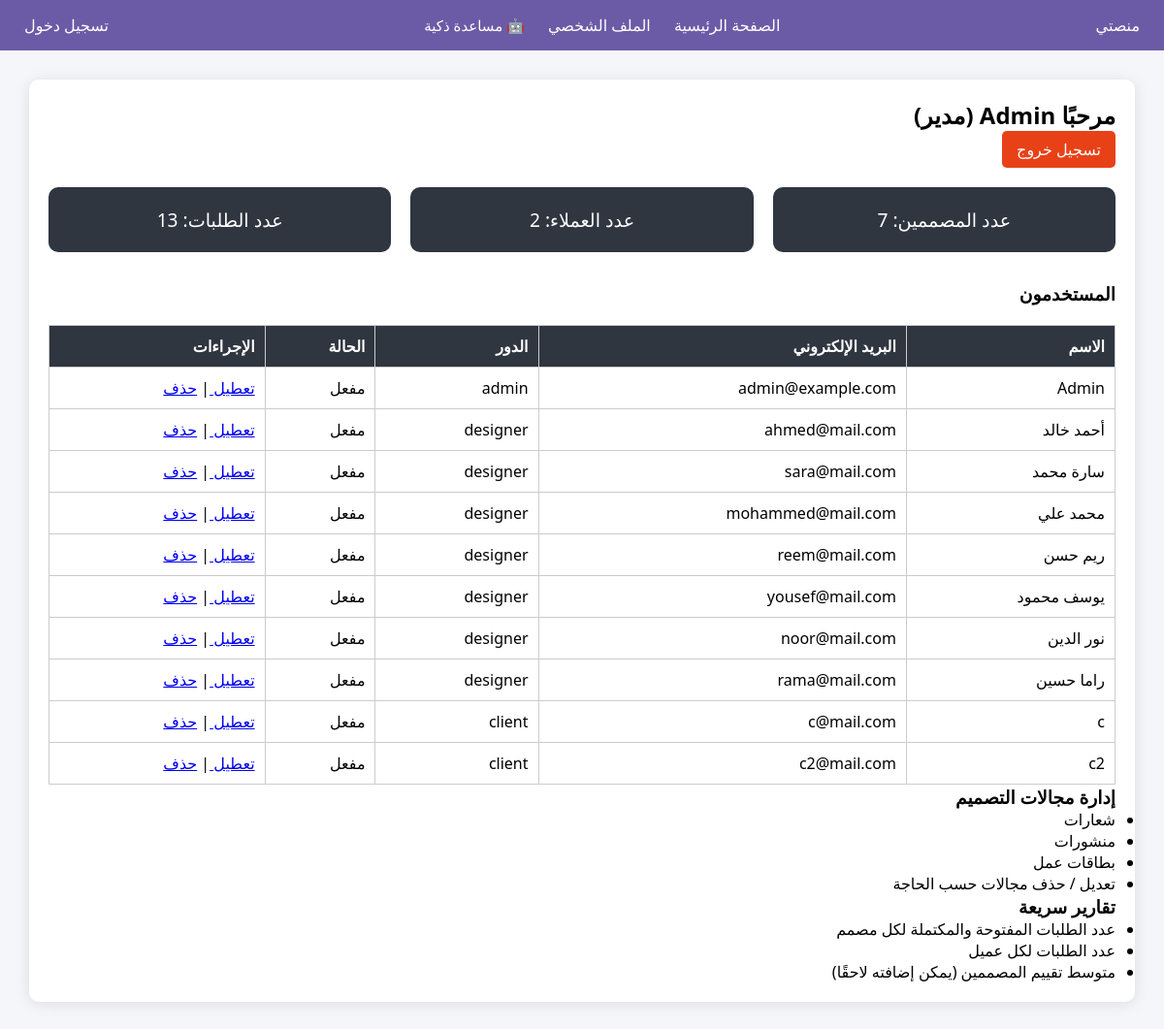
Page /admin/ (signed in) on the earlier database version.
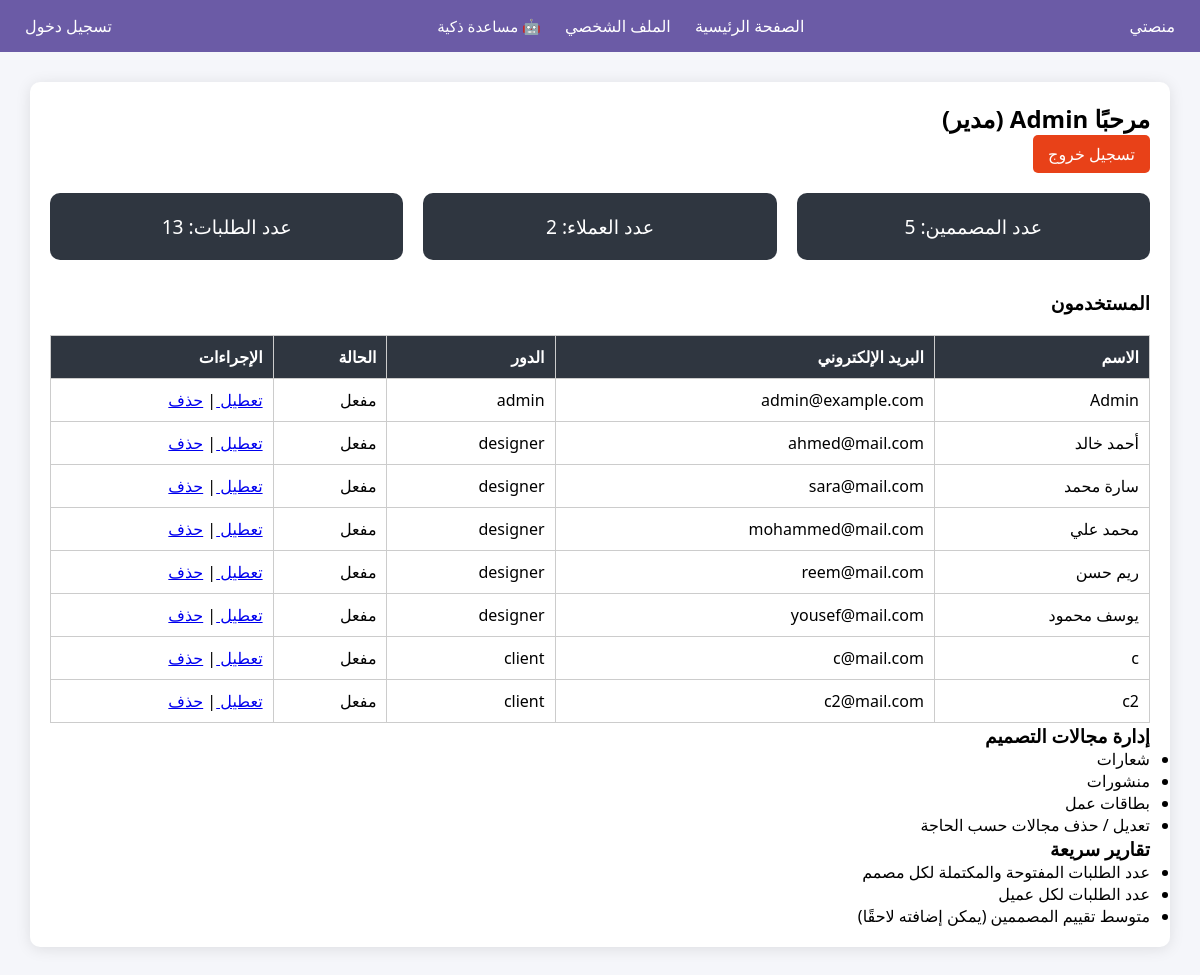
Same page on the later database version.
### tables this page shows
CREATE TABLE users (
            id INTEGER PRIMARY KEY AUTOINCREMENT,
            username TEXT NOT NULL,
            email TEXT NOT NULL,
            password TEXT NOT NULL,
            role TEXT NOT NULL
        , active INTEGER DEFAULT 1, bio TEXT DEFAULT '', portfolio TEXT DEFAULT '', specialty TEXT DEFAULT '', work_type TEXT DEFAULT '');

### app/admin/routes.py (the view)
@admin_bp.route('/')
def dashboard_admin():
    if 'role' not in session or session['role'] != 'admin':
        flash('غير مسموح بالدخول!')
        return redirect(url_for('auth.login'))
    conn = sqlite3.connect(Config.DATABASE)
    conn.row_factory = sqlite3.Row
    users = conn.execute('SELECT * FROM users').fetchall()
    designers_count = conn.execute('SELECT COUNT(*) FROM users WHERE role="designer"').fetchone()[0]
    clients_count = conn.execute('SELECT COUNT(*) FROM users WHERE role="client"').fetchone()[0]
    requests_count = conn.execute('SELECT COUNT(*) FROM requests').fetchone()[0]
    conn.close()
    return render_template('admin/dashboard_admin.html',
                           users=users,
                           designers_count=designers_count,
                           clients_count=clients_count,
                           requests_count=requests_count)

### app/admin/templates/admin/dashboard_admin.html (shortened to what this page needs)
{% extends 'base.html' %}
{% block content %}
<div class="dashboard-container">
    <h2>مرحبًا {{ session['username'] }} (مدير)</h2>
    <a href="{{ url_for('auth.logout') }}" class="logout-btn">تسجيل خروج</a>
    <section class="stats">
        <div class="stat-card">عدد المصممين: {{ users|selectattr('role','equalto','designer')|list|length }}</div>
        <div class="stat-card">عدد العملاء: {{ users|selectattr('role','equalto','client')|list|length }}</div>
        <div class="stat-card">عدد الطلبات: {{ requests_count }}</div>
    </section>
    <h3>المستخدمون</h3>
    <table>
        <tr>
            <th>الاسم</th>
            <th>البريد الإلكتروني</th>
            <th>الدور</th>
            <th>الحالة</th>
            <th>الإجراءات</th>
        </tr>
        {% for user in users %}
        <tr>
            <td>{{ user['username'] }}</td>
            <td>{{ user['email'] }}</td>
            <td>{{ user['role'] }}</td>
            <td>{{ 'مفعل' if user['active'] == 1 else 'معطل' }}</td>
            <td>
                <a href="{{ url_for('admin.toggle_user', user_id=user['id']) }}">
                    {{ 'تعطيل' if user['active'] == 1 else 'تفعيل' }}
                </a>
                |
                <a href="{{ url_for('admin.delete_user', user_id=user['id']) }}" onclick="return confirm('هل أنت متأكد من حذف الحساب؟')">حذف</a>
            </td>
        </tr>
        {% endfor %}
    </table>
    <h3>إدارة مجالات التصميم</h3>
    <ul>
        <li>شعارات</li>
        <li>منشورات</li>
        <li>بطاقات عمل</li>
        <li>تعديل / حذف مجالات حسب الحاجة</li>
    </ul>
    <h3>تقارير سريعة</h3>
    <ul>
        <li>عدد الطلبات المفتوحة والمكتملة لكل مصمم</li>
        <li>عدد الطلبات لكل عميل</li>
        <li>متوسط تقييم المصممين (يمكن إضافته لاحقًا)</li>
    </ul>
</div>
{% endblock %}

### app/templates/base.html (shortened to what this page needs)
<!DOCTYPE html>
<html lang="ar">
<head>
    <link rel="stylesheet" href="{{ url_for('static', filename='style.css') }}">
</head>
<body>
<nav class="navbar">
    <div class="navbar-container">
        <div class="nav-left">
            <a href="/" class="logo">منصتي</a>
        </div>
        <div class="nav-center">
            <a href="{{ url_for('home.home') }}">الصفحة الرئيسية</a>
            <a href="{{ url_for('client.profile') if session['role'] == 'client' else url_for('designer.profile') }}">
                الملف الشخصي
            </a>
            <button id="ai-button" class="ai-nav-btn">
                🤖 مساعدة ذكية
            </button>
        </div>
        <div class="nav-right">
            <a href="{{ url_for('auth.login') }}" class="btn-logout">تسجيل دخول</a>
        </div>
    </div>
</nav>
<main>
    {% block content %}{% endblock %}
</main>
</body>
</html>

### app/static/style.css (style rules this page uses)
* { margin: 0; padding: 0; box-sizing: border-box; font-family: 'Segoe UI', Tahoma, Geneva, Verdana, sans-serif; }
body { direction: rtl; background-color: #f5f6fa; }
.dashboard-container { width: 90%; margin: 30px auto; background: #fff; padding: 20px; border-radius: 10px; }
.dashboard-container table { width: 100%; border-collapse: collapse; margin-top: 20px; }
.dashboard-container th, .dashboard-container td { border: 1px solid #ccc; padding: 10px; text-align: right; }
.dashboard-container th { background-color: #2f3640; color: white; }
.dashboard-container { width: 95%; margin: 30px auto; background: #fff; padding: 20px; border-radius: 10px; box-shadow: 0 2px 15px rgba(0,0,0,0.1); }
.stats { display: flex; gap: 20px; margin-bottom: 30px; }
.stat-card { background-color: #2f3640; color: white; padding: 20px; border-radius: 10px; flex: 1; text-align: center; font-size: 1.2em; }
table { width: 100%; border-collapse: collapse; margin-top: 20px; }
th, td { border: 1px solid #ccc; padding: 10px; text-align: right; }
th { background-color: #40739e; color: white; }
.logout-btn { display: inline-block; margin-bottom: 20px; background-color: #e84118; color: white; padding: 8px 15px; text-decoration: none; border-radius: 5px; }
.navbar { background: #6b5ba6; padding: 15px; color: #fff; }
.navbar-container { display: flex; justify-content: space-between; align-items: center; }
.navbar a { color: #fff; margin: 0 10px; text-decoration: none; }
.ai-nav-btn { background: none; border: none; color: white; font-size: 15px; cursor: pointer; margin-left: 10px; position: relative; z-index: 10; }

### app/templates/base.html (style rules this page uses)
.ai-nav-btn { background: none; border: none; color: white; font-size: 15px; cursor: pointer; margin: 0 10px; position: relative; z-index: 10; }

Differences in the rows shown:
removed users: username "نور الدين", email "noor@mail.com", role "designer", active "مفعل", active "تعطيل"
removed users: username "راما حسين", email "rama@mail.com", role "designer", active "مفعل", active "تعطيل"
Other differences:
{{ users|selectattr('role','equalto','designer')|list|length }}: "7" → "5"
